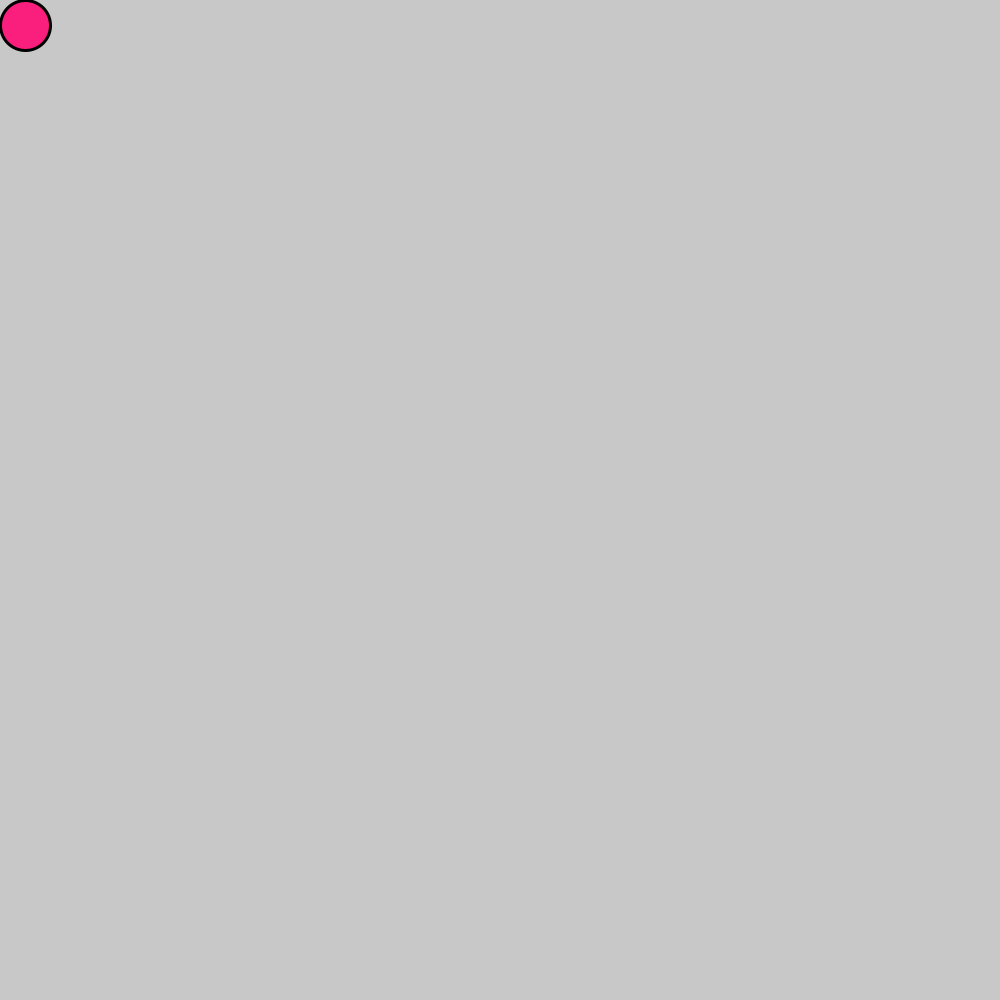
Frame 1 (no input)
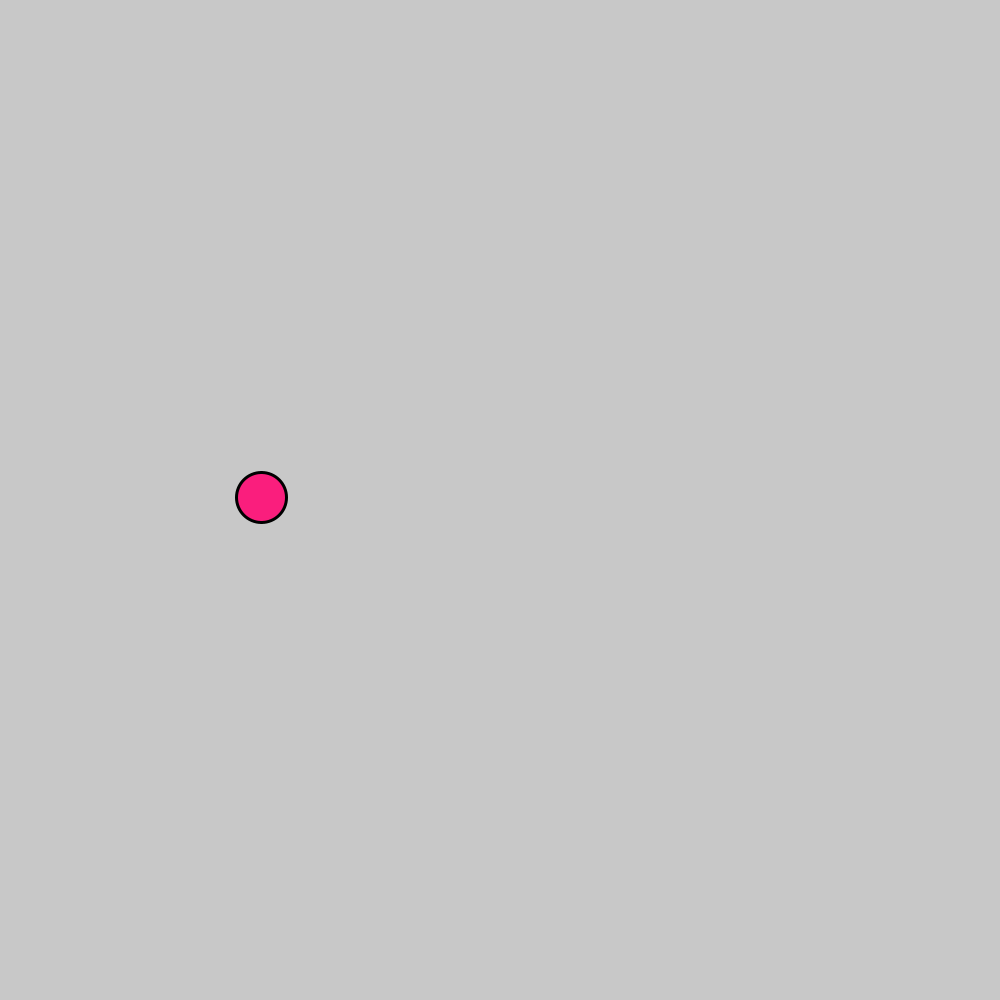
Frame 60 (the mouse pressed at the canvas centre just before this capture)
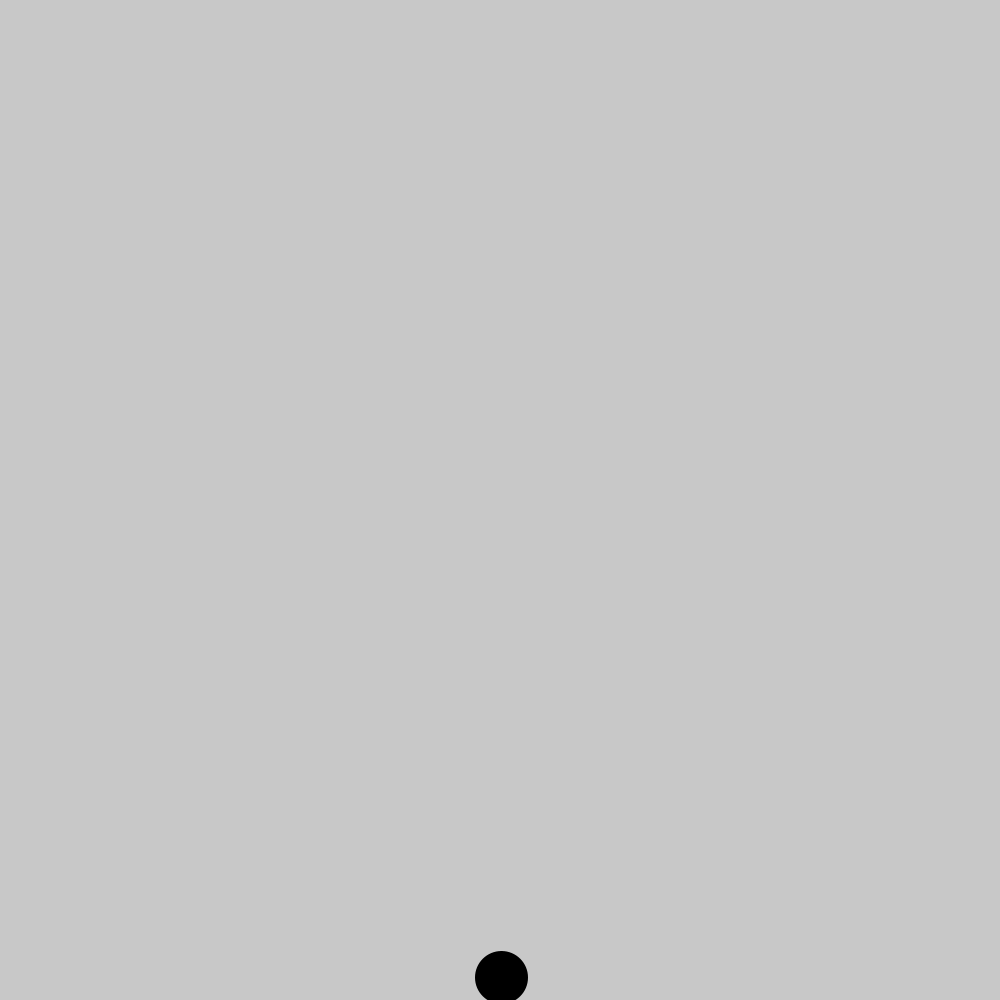
Frame 120 (the mouse held since frame 60 and released just before this capture)

The Processing sketch that drew these frames (run headless with seeded random() and noise(); from frame 60 on, the mouse is pressed at the canvas centre):

// Processing sketch: reverse_engineering_ball_color_change
// ── reverse_engineering_ball_color_change.pde
int x = 25;
int dx = 4;
int y = 25;
int dy = 8;
int R = 250;
int G = 30;
int B = 125;

void setup() {
  size(1000, 1000);
}

void draw() {
  background(200);
  strokeWeight(3);
  fill(R, G, B);
  circle(x, y, 50);
  x = x + dx;
  y = y + dy;
  
  if (x > 975) {
  dx = -5;
  R = 0;
  G = 0;
  B = 255;
  }
  
 if (x < 25) {
   dx = 5;
   R = 0;
   G = 255;
   B = 0;
   }
  
  if (y > 975){
  dy = -5;
  R = 0;
  G = 0;
  B = 0;
  }
  if (y < 25){
    dy = 5;
    R = 250;
    G = 30;
    B = 125;
  }
}
